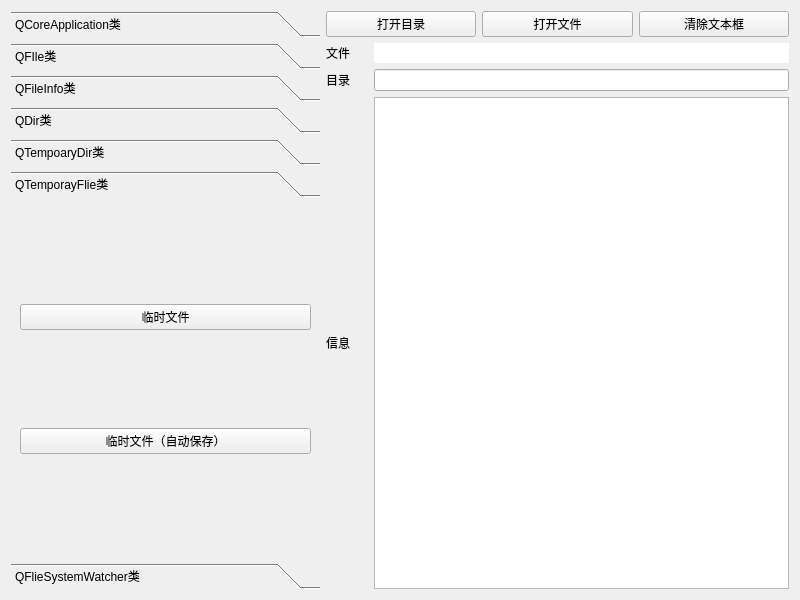
<?xml version="1.0" encoding="UTF-8"?>
<ui version="4.0">
 <class>Dialog</class>
 <widget class="QDialog" name="Dialog">
  <property name="geometry">
   <rect>
    <x>0</x>
    <y>0</y>
    <width>800</width>
    <height>600</height>
   </rect>
  </property>
  <property name="windowTitle">
   <string>目录和文件操作</string>
  </property>
  <layout class="QHBoxLayout" name="horizontalLayout_6">
   <item>
    <layout class="QHBoxLayout" name="horizontalLayout_5" stretch="4,6">
     <item>
      <widget class="QToolBox" name="toolBox">
       <property name="currentIndex">
        <number>5</number>
       </property>
       <widget class="QWidget" name="page">
        <property name="geometry">
         <rect>
          <x>0</x>
          <y>0</y>
          <width>313</width>
          <height>390</height>
         </rect>
        </property>
        <attribute name="icon">
         <iconset resource="qrc.qrc">
          <normaloff>:/qrc/802.bmp</normaloff>:/qrc/802.bmp</iconset>
        </attribute>
        <attribute name="label">
         <string>QCoreApplication类</string>
        </attribute>
        <layout class="QGridLayout" name="gridLayout">
         <item row="2" column="0">
          <widget class="QPushButton" name="pushButton_6">
           <property name="text">
            <string>organizationName()</string>
           </property>
          </widget>
         </item>
         <item row="0" column="0">
          <widget class="QPushButton" name="pushButton_4">
           <property name="text">
            <string>addLibraryPath()</string>
           </property>
          </widget>
         </item>
         <item row="2" column="1">
          <widget class="QPushButton" name="pushButton_7">
           <property name="text">
            <string>exit()</string>
           </property>
          </widget>
         </item>
         <item row="0" column="1">
          <widget class="QPushButton" name="pushButton_5">
           <property name="text">
            <string>applicationDirPath()</string>
           </property>
          </widget>
         </item>
         <item row="1" column="0">
          <widget class="QPushButton" name="pushButton_8">
           <property name="text">
            <string>applicationFilePath()</string>
           </property>
          </widget>
         </item>
         <item row="1" column="1">
          <widget class="QPushButton" name="pushButton_9">
           <property name="text">
            <string>applicationName()</string>
           </property>
          </widget>
         </item>
        </layout>
       </widget>
       <widget class="QWidget" name="page_2">
        <property name="geometry">
         <rect>
          <x>0</x>
          <y>0</y>
          <width>313</width>
          <height>390</height>
         </rect>
        </property>
        <attribute name="icon">
         <iconset resource="qrc.qrc">
          <normaloff>:/qrc/804.bmp</normaloff>:/qrc/804.bmp</iconset>
        </attribute>
        <attribute name="label">
         <string>QFIle类</string>
        </attribute>
        <layout class="QHBoxLayout" name="horizontalLayout_7">
         <item>
          <widget class="QGroupBox" name="groupBox">
           <property name="title">
            <string>读取右侧文件框栏文件名</string>
           </property>
           <layout class="QGridLayout" name="gridLayout_2">
            <item row="0" column="1">
             <widget class="QPushButton" name="pushButton_11">
              <property name="text">
               <string>moveToTrash()</string>
              </property>
             </widget>
            </item>
            <item row="2" column="0">
             <widget class="QPushButton" name="pushButton_14">
              <property name="text">
               <string>rename()</string>
              </property>
             </widget>
            </item>
            <item row="0" column="0">
             <widget class="QPushButton" name="pushButton_10">
              <property name="text">
               <string>exists()</string>
              </property>
             </widget>
            </item>
            <item row="1" column="0">
             <widget class="QPushButton" name="pushButton_12">
              <property name="text">
               <string>size()</string>
              </property>
             </widget>
            </item>
            <item row="1" column="1">
             <widget class="QPushButton" name="pushButton_13">
              <property name="text">
               <string>remove()</string>
              </property>
             </widget>
            </item>
           </layout>
          </widget>
         </item>
        </layout>
       </widget>
       <widget class="QWidget" name="page_3">
        <property name="geometry">
         <rect>
          <x>0</x>
          <y>0</y>
          <width>313</width>
          <height>390</height>
         </rect>
        </property>
        <attribute name="icon">
         <iconset resource="qrc.qrc">
          <normaloff>:/qrc/135.JPG</normaloff>:/qrc/135.JPG</iconset>
        </attribute>
        <attribute name="label">
         <string>QFileInfo类</string>
        </attribute>
        <layout class="QVBoxLayout" name="verticalLayout_2">
         <item>
          <widget class="QGroupBox" name="groupBox_2">
           <property name="title">
            <string>读取右侧目录文件名或者目录路径</string>
           </property>
           <layout class="QGridLayout" name="gridLayout_3">
            <item row="1" column="1">
             <widget class="QPushButton" name="pushButton_18">
              <property name="text">
               <string>exists()</string>
              </property>
             </widget>
            </item>
            <item row="1" column="0">
             <widget class="QPushButton" name="pushButton_17">
              <property name="text">
               <string>bundleName()</string>
              </property>
             </widget>
            </item>
            <item row="2" column="0">
             <widget class="QPushButton" name="pushButton_19">
              <property name="text">
               <string>fileName()</string>
              </property>
             </widget>
            </item>
            <item row="0" column="1">
             <widget class="QPushButton" name="pushButton_16">
              <property name="text">
               <string>birthTime() </string>
              </property>
             </widget>
            </item>
            <item row="2" column="1">
             <widget class="QPushButton" name="pushButton_20">
              <property name="text">
               <string>filePath()</string>
              </property>
             </widget>
            </item>
            <item row="0" column="0">
             <widget class="QPushButton" name="pushButton_15">
              <property name="text">
               <string>baseName()</string>
              </property>
             </widget>
            </item>
            <item row="3" column="0">
             <widget class="QPushButton" name="pushButton_21">
              <property name="text">
               <string>size()</string>
              </property>
             </widget>
            </item>
            <item row="3" column="1">
             <widget class="QPushButton" name="pushButton_22">
              <property name="text">
               <string>suffix()</string>
              </property>
             </widget>
            </item>
           </layout>
          </widget>
         </item>
        </layout>
       </widget>
       <widget class="QWidget" name="page_4">
        <property name="geometry">
         <rect>
          <x>0</x>
          <y>0</y>
          <width>313</width>
          <height>390</height>
         </rect>
        </property>
        <attribute name="icon">
         <iconset resource="qrc.qrc">
          <normaloff>:/qrc/007.GIF</normaloff>:/qrc/007.GIF</iconset>
        </attribute>
        <attribute name="label">
         <string>QDir类</string>
        </attribute>
        <layout class="QVBoxLayout" name="verticalLayout_3">
         <item>
          <widget class="QGroupBox" name="groupBox_3">
           <property name="title">
            <string/>
           </property>
           <layout class="QGridLayout" name="gridLayout_4">
            <item row="0" column="0">
             <widget class="QPushButton" name="pushButton_23">
              <property name="text">
               <string>addSearchPath()</string>
              </property>
             </widget>
            </item>
            <item row="0" column="1">
             <widget class="QPushButton" name="pushButton_24">
              <property name="text">
               <string>current()</string>
              </property>
             </widget>
            </item>
            <item row="1" column="0">
             <widget class="QPushButton" name="pushButton_25">
              <property name="text">
               <string>drives()</string>
              </property>
             </widget>
            </item>
            <item row="1" column="1">
             <widget class="QPushButton" name="pushButton_26">
              <property name="text">
               <string>homePath()</string>
              </property>
             </widget>
            </item>
            <item row="2" column="0">
             <widget class="QPushButton" name="pushButton_27">
              <property name="text">
               <string>rootPath()</string>
              </property>
             </widget>
            </item>
            <item row="2" column="1">
             <widget class="QPushButton" name="pushButton_28">
              <property name="text">
               <string>cd()</string>
              </property>
             </widget>
            </item>
            <item row="3" column="0">
             <widget class="QPushButton" name="pushButton_29">
              <property name="text">
               <string>entryList()</string>
              </property>
             </widget>
            </item>
            <item row="3" column="1">
             <widget class="QPushButton" name="pushButton_30">
              <property name="text">
               <string>remove()</string>
              </property>
             </widget>
            </item>
           </layout>
          </widget>
         </item>
        </layout>
       </widget>
       <widget class="QWidget" name="page_5">
        <property name="geometry">
         <rect>
          <x>0</x>
          <y>0</y>
          <width>313</width>
          <height>390</height>
         </rect>
        </property>
        <attribute name="icon">
         <iconset resource="qrc.qrc">
          <normaloff>:/qrc/806.bmp</normaloff>:/qrc/806.bmp</iconset>
        </attribute>
        <attribute name="label">
         <string>QTempoaryDir类</string>
        </attribute>
        <layout class="QVBoxLayout" name="verticalLayout_4">
         <item>
          <widget class="QPushButton" name="pushButton_31">
           <property name="text">
            <string>临时目录</string>
           </property>
          </widget>
         </item>
         <item>
          <widget class="QPushButton" name="pushButton_32">
           <property name="text">
            <string>临时目录（会自动保存）</string>
           </property>
          </widget>
         </item>
        </layout>
       </widget>
       <widget class="QWidget" name="page_6">
        <property name="geometry">
         <rect>
          <x>0</x>
          <y>0</y>
          <width>313</width>
          <height>390</height>
         </rect>
        </property>
        <attribute name="icon">
         <iconset resource="qrc.qrc">
          <normaloff>:/qrc/174.JPG</normaloff>:/qrc/174.JPG</iconset>
        </attribute>
        <attribute name="label">
         <string>QTemporayFlie类</string>
        </attribute>
        <layout class="QVBoxLayout" name="verticalLayout_5">
         <item>
          <widget class="QPushButton" name="pushButton_33">
           <property name="text">
            <string>临时文件</string>
           </property>
          </widget>
         </item>
         <item>
          <widget class="QPushButton" name="pushButton_34">
           <property name="text">
            <string>临时文件（自动保存）</string>
           </property>
          </widget>
         </item>
        </layout>
       </widget>
       <widget class="QWidget" name="page_7">
        <property name="geometry">
         <rect>
          <x>0</x>
          <y>0</y>
          <width>313</width>
          <height>390</height>
         </rect>
        </property>
        <attribute name="icon">
         <iconset resource="qrc.qrc">
          <normaloff>:/qrc/714.bmp</normaloff>:/qrc/714.bmp</iconset>
        </attribute>
        <attribute name="label">
         <string>QFlieSystemWatcher类</string>
        </attribute>
        <layout class="QVBoxLayout" name="verticalLayout_6">
         <item>
          <widget class="QPushButton" name="pushButton_35">
           <property name="text">
            <string>开始监听</string>
           </property>
          </widget>
         </item>
         <item>
          <widget class="QPushButton" name="pushButton_36">
           <property name="text">
            <string>停止监听</string>
           </property>
          </widget>
         </item>
         <item>
          <widget class="QPushButton" name="pushButton_37">
           <property name="text">
            <string>加入监听文件</string>
           </property>
          </widget>
         </item>
         <item>
          <widget class="QPushButton" name="pushButton_38">
           <property name="text">
            <string>加入监听目录</string>
           </property>
          </widget>
         </item>
        </layout>
       </widget>
      </widget>
     </item>
     <item>
      <layout class="QVBoxLayout" name="verticalLayout">
       <item>
        <layout class="QHBoxLayout" name="horizontalLayout">
         <item>
          <widget class="QPushButton" name="pushButton">
           <property name="text">
            <string>打开目录</string>
           </property>
           <property name="icon">
            <iconset theme="QIcon::ThemeIcon::FolderOpen"/>
           </property>
           <property name="checkable">
            <bool>false</bool>
           </property>
           <property name="checked">
            <bool>false</bool>
           </property>
          </widget>
         </item>
         <item>
          <widget class="QPushButton" name="pushButton_2">
           <property name="text">
            <string>打开文件</string>
           </property>
           <property name="icon">
            <iconset theme="QIcon::ThemeIcon::DocumentOpen"/>
           </property>
          </widget>
         </item>
         <item>
          <widget class="QPushButton" name="pushButton_3">
           <property name="text">
            <string>清除文本框</string>
           </property>
           <property name="icon">
            <iconset theme="QIcon::ThemeIcon::MailMessageNew"/>
           </property>
          </widget>
         </item>
        </layout>
       </item>
       <item>
        <layout class="QHBoxLayout" name="horizontalLayout_2" stretch="1,10">
         <item>
          <widget class="QLabel" name="label">
           <property name="text">
            <string>文件</string>
           </property>
          </widget>
         </item>
         <item>
          <widget class="QLineEdit" name="lineEdit">
           <property name="frame">
            <bool>false</bool>
           </property>
           <property name="alignment">
            <set>Qt::AlignmentFlag::AlignCenter</set>
           </property>
           <property name="dragEnabled">
            <bool>false</bool>
           </property>
           <property name="readOnly">
            <bool>false</bool>
           </property>
           <property name="clearButtonEnabled">
            <bool>true</bool>
           </property>
          </widget>
         </item>
        </layout>
       </item>
       <item>
        <layout class="QHBoxLayout" name="horizontalLayout_3" stretch="1,10">
         <item>
          <widget class="QLabel" name="label_2">
           <property name="text">
            <string>目录</string>
           </property>
          </widget>
         </item>
         <item>
          <widget class="QLineEdit" name="lineEdit_2">
           <property name="readOnly">
            <bool>false</bool>
           </property>
           <property name="clearButtonEnabled">
            <bool>true</bool>
           </property>
          </widget>
         </item>
        </layout>
       </item>
       <item>
        <layout class="QHBoxLayout" name="horizontalLayout_4" stretch="1,10">
         <item>
          <widget class="QLabel" name="label_3">
           <property name="text">
            <string>信息</string>
           </property>
          </widget>
         </item>
         <item>
          <widget class="QPlainTextEdit" name="plainTextEdit"/>
         </item>
        </layout>
       </item>
      </layout>
     </item>
    </layout>
   </item>
  </layout>
 </widget>
 <resources>
  <include location="qrc.qrc"/>
 </resources>
 <connections>
  <connection>
   <sender>pushButton_3</sender>
   <signal>clicked()</signal>
   <receiver>plainTextEdit</receiver>
   <slot>clear()</slot>
   <hints>
    <hint type="sourcelabel">
     <x>714</x>
     <y>17</y>
    </hint>
    <hint type="destinationlabel">
     <x>581</x>
     <y>336</y>
    </hint>
   </hints>
  </connection>
 </connections>
</ui>
